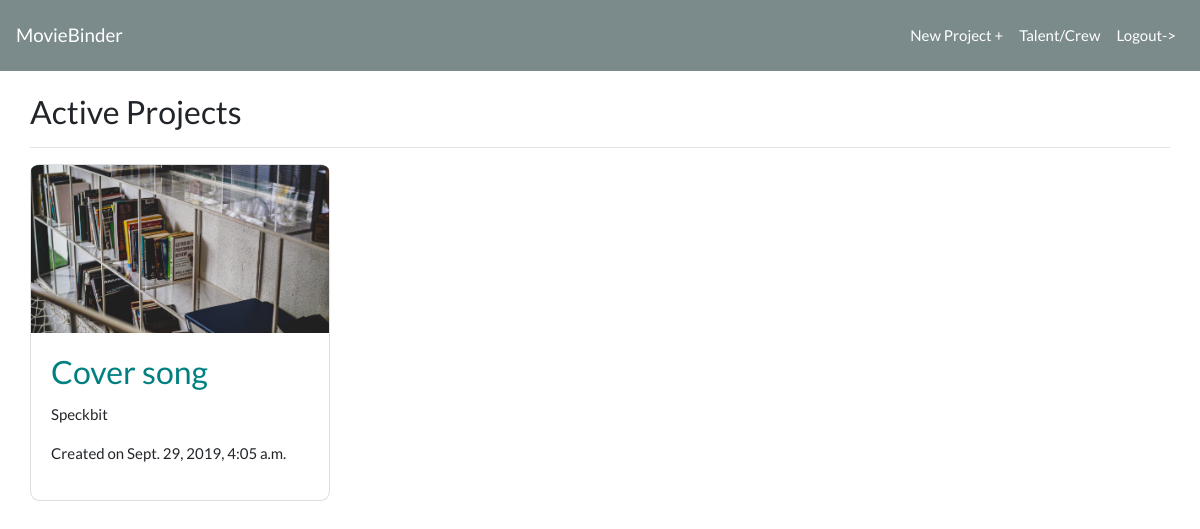
The app's page /myprojects/ with its own data.
### moviebinder/models.py (models this page shows, shortened)
class Project(models.Model):
    title = models.CharField(max_length=100)
    description = models.TextField(null=True)
    created_on = models.DateTimeField(auto_now_add=True)
    project_image = models.ImageField(null=True, blank=True, upload_to="projects-images/")
    is_completed = models.BooleanField(default=False, null=True)
    company_name = models.CharField(max_length=100)
    user = models.ForeignKey(User, on_delete=models.CASCADE)

### moviebinder/views.py (the view)
# urls.py: path('myprojects/', project),
def project(request):
    projects = Project.objects.all()
    return render(request, "project.html", {"projects" : projects})

### moviebinder/templates/project.html (shortened to what this page needs)
<html>
    <head>
        <link rel="stylesheet" href="https://bootswatch.com/4/flatly/bootstrap.min.css">
        <link rel="stylesheet" href="/static/project.css">
    </head>
    <body>
        <nav class="navbar navbar-expand-lg navbar-dark bg-dark">
            <a class="navbar-brand" href="#">MovieBinder</a>
            <div class="collapse navbar-collapse" id="navbarNavAltMarkup">
                <div class="navbar-nav ml-auto">
                    <a class="nav-item nav-link" href="/newproject/">New Project +</a>
                    <a class="nav-item nav-link" href="/crew/">Talent/Crew</a>
                    <a class="nav-item nav-link" href="/home/">Logout-></a>
                </div>
            </div>
        </nav>
        <br>
        <div class="main-container">
            <h3>Active Projects</h3>
            <hr>
            <div class="project-container">
                <div class="card">
                    {% for project in projects %}
                    <img class="project-img" src="{{project.project_image.url}}" class="card-img-top">
                    <div class="card-body">
                        <a href="/myprojects/{{project.id}}/" style="color: teal"><h3 class="card-title">{{project.title}}</h3></a>
                        <p>{{project.company_name}}</p>
                        <p>Created on {{project.created_on}}</p>
                    {% endfor %}
                    </div>
                </div>
            </div>
        </div>
    </body>
</html>

### moviebinder/static/project.css (style rules this page uses)
.card { max-width: 300px; max-height: 500px; border-radius: 3%; }
.project-img { max-width: 300px; max-height: 500px; border-top-left-radius: 3%; border-top-right-radius: 3%; }
.project-container { display: flex; }
.main-container { margin-left: 30px; margin-right: 30px; }

### records on screen
Project: project_image (picture), title "Cover song", company_name "Speckbit", created_on "Sept. 29, 2019, 4:05 a.m."
